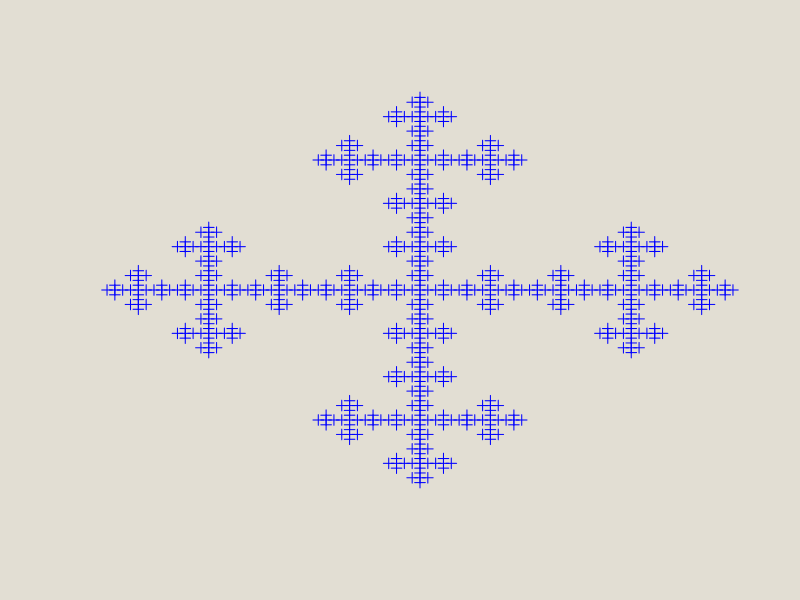

This chart was generated by the following R code:
## ---- chunk 1
knitr::opts_chunk$set(echo = FALSE)
## ---- chunk 2

f = matrix(c(0,1,0, 
             1,1,1, 
             0,1,0), nrow = 3, ncol = 3)
  
mat <- f
for(i in 1:3) mat <- mat%x%f

m = nrow(mat) 
d = 0
X=NULL 
Y=NULL
  
for (i in 1:m) {
  for (j in 1:m) {
    if(mat[i,j]==0) next 
    else {
      d=d+1 
      X[d]=i; Y[d]=j 
    } 
  }
}
## ---- chunk 3
par(bg = "#e2ded3")
plot(x = X, y = Y, pch=3, col = "blue", axes=FALSE, xlab="", ylab="", cex=1.0)


